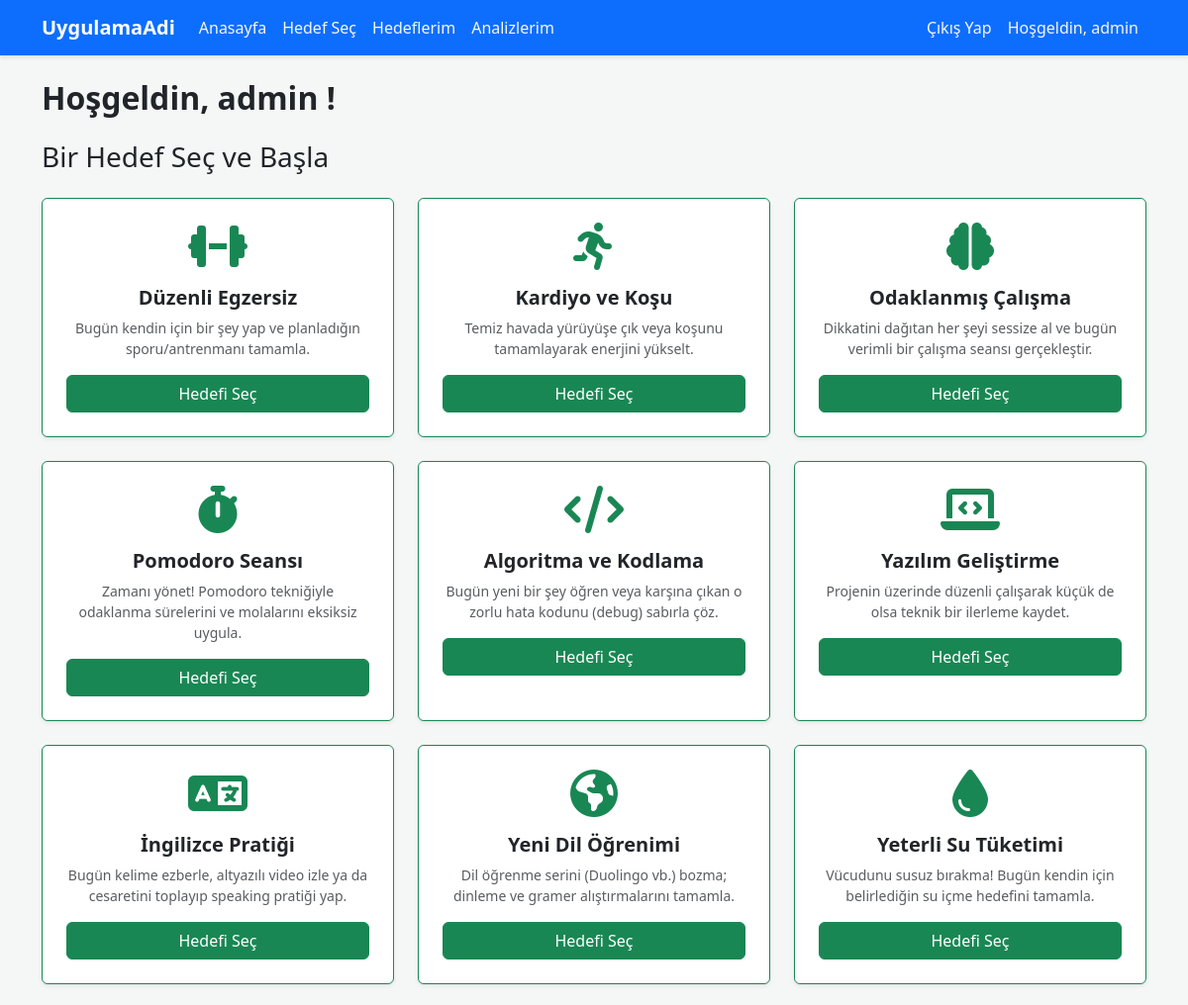
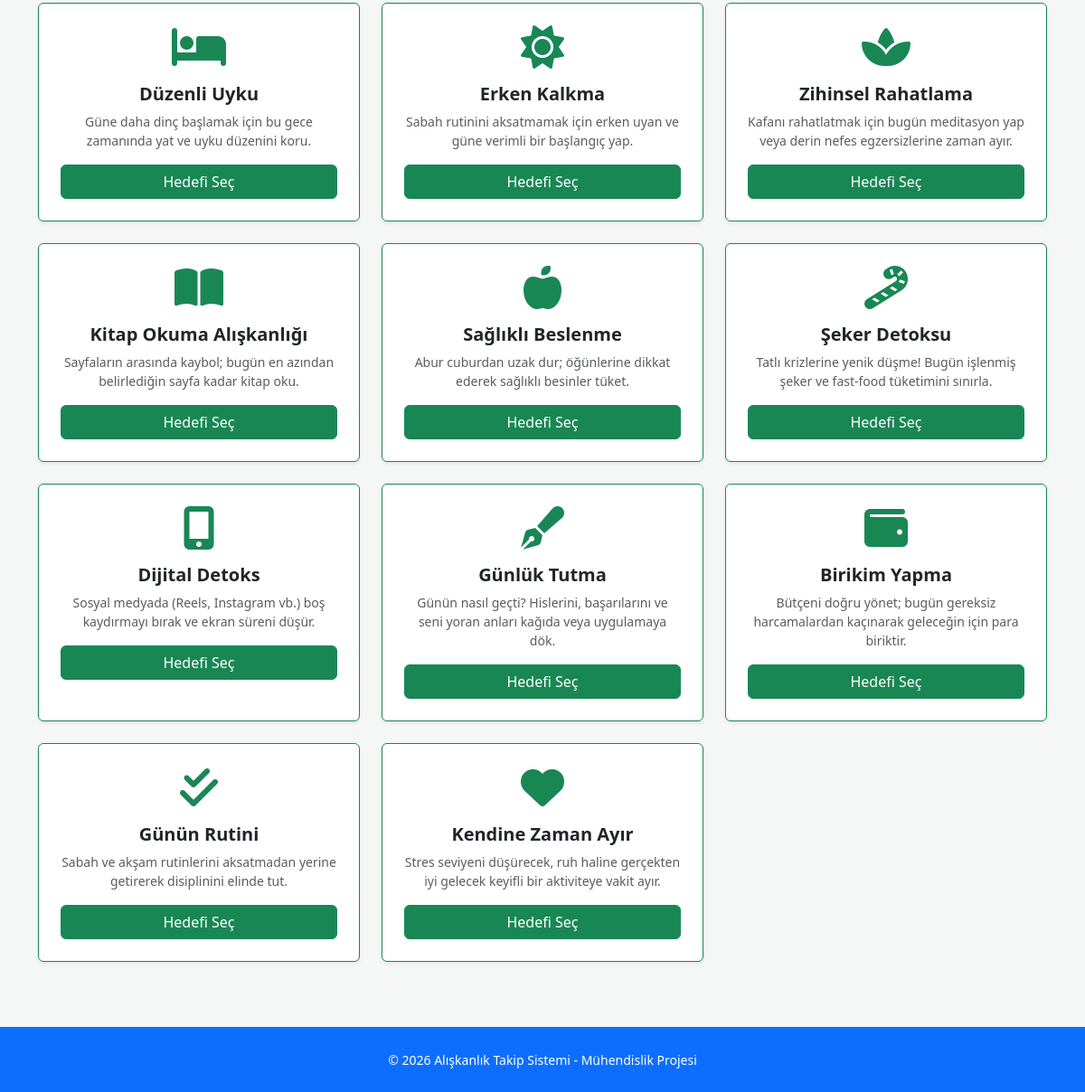
The app's page /secim/ (signed in) with its own data (2 pictures, top to bottom).
### myApp/models.py (models this page shows, shortened)
class Hedef(models.Model):
    baslik = models.CharField(max_length=100)
    ikon = models.CharField(max_length=100)
    aciklama = models.TextField()
    class Meta:
        verbose_name = "Hedef"
        verbose_name_plural = "Hedefler"

### myApp/views.py (the view)
# urls.py: path('secim/', views.hedef_sec, name='hedef_sec'),
def hedef_sec(request):
    hedefler = Hedef.objects.all()
    secilen_hedefler = []
    if request.user.is_authenticated:
        secilen_hedefler = SecilenHedef.objects.filter(user=request.user).values_list('hedef_id', flat=True)
    context = {
        'hedefler': hedefler,
        'secilen_hedefler': secilen_hedefler
    }
    return render(request, 'myApp/hedef_sec.html', context)

### myApp/templates/myApp/hedef_sec.html (shortened to what this page needs)
{% extends 'base.html' %}
{% block content %}
    {% if user.is_authenticated %}
        <h2 class="fw-bold mb-4">Hoşgeldin, {{ user.username }} !</h2>
    <h3 class="mb-4">Bir Hedef Seç ve Başla</h3>
        <div class="row">
            {% for hedef in hedefler %}
            <div class="col-md-4 mb-4">
                <div class="card shadow-sm h-100 border-top border-success border-1">
                    <div class="card-body text-center p-4">
                        <i class="fas {{ hedef.ikon }} fa-3x text-success mb-3"></i>
                        <h5 class="fw-bold">{{ hedef.baslik }}</h5>
                        <p class="text-muted small">{{ hedef.aciklama }}</p>
                        {% if hedef.id in secilen_hedefler %}
                        <a href="{% url 'hedef_sil' hedef.id %}" class="btn btn-danger w-100 shadow-sm">
                        <i class="fas fa-trash-alt me-2"></i>Hedefi Sil</a>
                        {% else %}
                        <a href="{% url 'hedef_ekle' hedef.id %}" class="btn btn-success w-100">Hedefi Seç</a>
                        {% endif %}
                    </div>
                </div>
            </div>
            {% empty %}
            <div class="col-12 text-center">
                <p class="text-muted">Henüz admin panelinden bir hedef eklenmemiş.</p>
            </div>
            {% endfor %}
        </div>
    {% else %}
        <div class="alert alert-info text-center" role="alert">
            Hedef seçmek için lütfen <a href="{% url 'login' %}" class="alert-link">giriş yapın</a> veya <a href="{% url 'register' %}" class="alert-link">kayıt olun</a>.
        </div>
    {% endif %}
{% endblock %}

### templates/base.html (shortened to what this page needs)
{% load static %}
<!DOCTYPE html>
<html lang="en">
<link rel="stylesheet" href="{% static 'css/bootstrap.min.css/' %}">
<link rel="stylesheet" href="{% static 'css/base.css/' %}">
<link rel="stylesheet" href="https://cdnjs.cloudflare.com/ajax/libs/font-awesome/6.4.0/css/all.min.css">
<body class="d-flex flex-column min-vh-100">
    <nav class="navbar navbar-dark bg-primary navbar-expand-lg mb-4">
        <div class="container">
            <a class="navbar-brand fw-bold" href="{% url 'home' %}">
                UygulamaAdi
            </a>
            <div class="collapse navbar-collapse" id="navbarNav">
                <ul class="navbar-nav me-auto">
                    <li class="nav-item">
                        <a class="nav-link" href="{% url 'home' %}">Anasayfa</a>
                    </li>
                    <li class="nav-item">
                        <a class="nav-link" href="{% url 'hedef_sec' %}">Hedef Seç</a>
                    </li>
                    <li class="nav-item">
                        <a class="nav-link" href="{% url 'hedeflerim' %}">Hedeflerim</a>
                    </li>
                    <li class="nav-item">
                        <a class="nav-link" href="{% url 'analizlerim' %}">Analizlerim</a>
                    </li>
                </ul>
                {% if user.is_authenticated %}
                    <ul class="navbar-nav ms-auto">
                        <li class="nav-item">
                            <a class="nav-link" href="{% url 'logout' %}">Çıkış Yap</a>
                        </li>
                        <li class="nav-item">
                            <a class="nav-link" href="">Hoşgeldin, {{ user.username }}</a>
                        </li>
                    </ul>
                {% endif %}
            </div>
        </div>
    </nav>
    <main class="flex-grow-1">
        <div class="container">
            {% block content %}
            {% endblock  %}
        </div>
    </main>
<footer class="py-4 bg-primary text-white mt-5">
    <div class="container text-center">
        <span class="opacity-100 small">© 2026 Alışkanlık Takip Sistemi - Mühendislik Projesi</span>
    </div>
</footer>
</body>
</html>

### static/css/base.css (style rules this page uses)
body { background-color: #f4f7f6; min-height: 100vh; display: flex; flex-direction: column; }
.navbar { box-shadow: 0 2px 4px rgba(0,0,0,.1); }
footer { margin-top: auto; }
.navbar .nav-link { color: #f4f7f6; }

### records on screen
Hedef: baslik "Düzenli Egzersiz", aciklama "Bugün kendin için bir şey yap ve planladığın sporu/antrenmanı tamamla.", shows "Hedefi Seç"
Hedef: baslik "Kardiyo ve Koşu", aciklama "Temiz havada yürüyüşe çık veya koşunu tamamlayarak enerjini yükselt.", shows "Hedefi Seç"
Hedef: baslik "Odaklanmış Çalışma", aciklama "Dikkatini dağıtan her şeyi sessize al ve bugün verimli bir çalışma seansı gerçekleştir.", shows "Hedefi Seç"
Hedef: baslik "Pomodoro Seansı", aciklama "Zamanı yönet! Pomodoro tekniğiyle odaklanma sürelerini ve molalarını eksiksiz uygula.", shows "Hedefi Seç"
Hedef: baslik "Algoritma ve Kodlama", aciklama "Bugün yeni bir şey öğren veya karşına çıkan o zorlu hata kodunu (debug) sabırla çöz.", shows "Hedefi Seç"
Hedef: baslik "Yazılım Geliştirme", aciklama "Projenin üzerinde düzenli çalışarak küçük de olsa teknik bir ilerleme kaydet.", shows "Hedefi Seç"
Hedef: baslik "İngilizce Pratiği", aciklama "Bugün kelime ezberle, altyazılı video izle ya da cesaretini toplayıp speaking pratiği yap.", shows "Hedefi Seç"
Hedef: baslik "Yeni Dil Öğrenimi", aciklama "Dil öğrenme serini (Duolingo vb.) bozma; dinleme ve gramer alıştırmalarını tamamla.", shows "Hedefi Seç"
Hedef: baslik "Yeterli Su Tüketimi", aciklama "Vücudunu susuz bırakma! Bugün kendin için belirlediğin su içme hedefini tamamla.", shows "Hedefi Seç"
Hedef: baslik "Düzenli Uyku", aciklama "Güne daha dinç başlamak için bu gece zamanında yat ve uyku düzenini koru.", shows "Hedefi Seç"
Hedef: baslik "Erken Kalkma", aciklama "Sabah rutinini aksatmamak için erken uyan ve güne verimli bir başlangıç yap.", shows "Hedefi Seç"
Hedef: baslik "Zihinsel Rahatlama", aciklama "Kafanı rahatlatmak için bugün meditasyon yap veya derin nefes egzersizlerine zaman ayır.", shows "Hedefi Seç"
Hedef: baslik "Kitap Okuma Alışkanlığı", aciklama "Sayfaların arasında kaybol; bugün en azından belirlediğin sayfa kadar kitap oku.", shows "Hedefi Seç"
Hedef: baslik "Sağlıklı Beslenme", aciklama "Abur cuburdan uzak dur; öğünlerine dikkat ederek sağlıklı besinler tüket.", shows "Hedefi Seç"
Hedef: baslik "Şeker Detoksu", aciklama "Tatlı krizlerine yenik düşme! Bugün işlenmiş şeker ve fast-food tüketimini sınırla.", shows "Hedefi Seç"
Hedef: baslik "Dijital Detoks", aciklama "Sosyal medyada (Reels, Instagram vb.) boş kaydırmayı bırak ve ekran süreni düşür.", shows "Hedefi Seç"
Hedef: baslik "Günlük Tutma", aciklama "Günün nasıl geçti? Hislerini, başarılarını ve seni yoran anları kağıda veya uygulamaya dök.", shows "Hedefi Seç"
Hedef: baslik "Birikim Yapma", aciklama "Bütçeni doğru yönet; bugün gereksiz harcamalardan kaçınarak geleceğin için para biriktir.", shows "Hedefi Seç"
Hedef: baslik "Günün Rutini", aciklama "Sabah ve akşam rutinlerini aksatmadan yerine getirerek disiplinini elinde tut.", shows "Hedefi Seç"
Hedef: baslik "Kendine Zaman Ayır", aciklama "Stres seviyeni düşürecek, ruh haline gerçekten iyi gelecek keyifli bir aktiviteye vakit ayır.", shows "Hedefi Seç"

### other values on screen
{{ user.username }} "admin"
